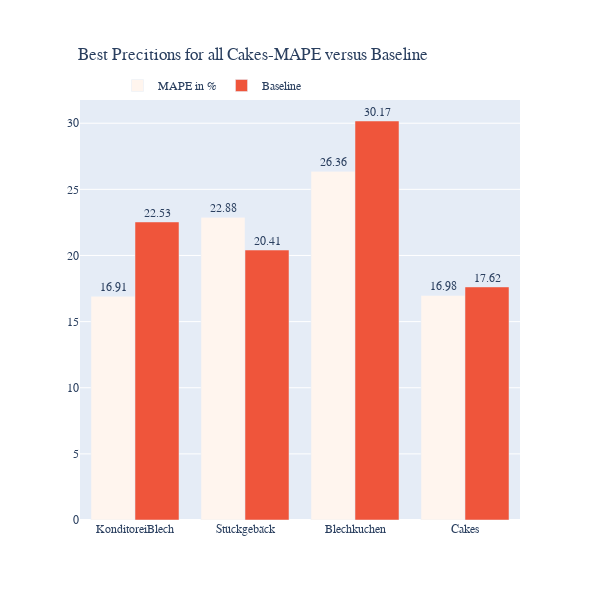

Notebook code for this chart:
### Code cell
colors = ['seashell',] * 5
colors[4] = 'crimson'

fig = go.Figure(data=[go.Bar(x=df_results_Cakes_OPT.query('Cake==1').Label,
                             y=df_results_Cakes_OPT.query('Cake==1').MAPE, marker_color=colors,
                             text=df_results_Cakes_OPT.query('Cake==1').MAPE, name='MAPE in %'
                            
             #color_discrete_sequence=px.colors.diverging.balance
            )])
fig.add_trace(go.Bar(x=df_results_Cakes_OPT.query('Cake==1').Label,
                             y=df_results_Cakes_OPT.query('Cake==1').Baseline,
                             text=df_results_Cakes_OPT.query('Cake==1').Baseline, name='Baseline'
                            
             #color_discrete_sequence=px.colors.diverging.balance
            ))

fig.update_layout(title_text='Best Precitions for all Cakes-MAPE versus Baseline', title_x=0.01)
fig.update_layout(legend=dict(
    yanchor="top",
    y=0.95,
    xanchor="left",
    x=0.1
))
fig.update_layout(title=dict(
    yanchor="top",
    y=0.92,
    xanchor="left",
    x=0.13))
fig.update_layout( # customize font and legend orientation & position
    font_family="Rockwell",
    legend=dict(
        title=None, orientation="h", y=1, yanchor="bottom", x=0.3, xanchor="center"
    )
)
fig.update_traces(texttemplate='%{text:.4s}', textposition='outside')
fig.update_layout(
    autosize=False,
    width=600,
    height=600,)
fig.show()

### Figure 1 — Plotly figure (JSON) as saved in the notebook; plotly's stock layout.template omitted (floating-point values rounded to 4 significant figures)
{"data": [{"marker": {"color": ["seashell", "seashell", "seashell", "seashell", "crimson"]}, "name": "MAPE in %", "text": [16.91, 22.88, 26.36, 16.98], "textposition": "outside", "texttemplate": "%{text:.4s}", "type": "bar", "x": ["KonditoreiBlech", "Stückgebäck", "Blechkuchen", "Cakes"], "y": [16.91, 22.88, 26.36, 16.98]}, {"name": "Baseline", "text": [22.53, 20.41, 30.17, 17.62], "textposition": "outside", "texttemplate": "%{text:.4s}", "type": "bar", "x": ["KonditoreiBlech", "Stückgebäck", "Blechkuchen", "Cakes"], "y": [22.53, 20.41, 30.17, 17.62]}], "layout": {"autosize": false, "font": {"family": "Rockwell"}, "height": 600, "legend": {"orientation": "h", "title": {}, "x": 0.3, "xanchor": "center", "y": 1, "yanchor": "bottom"}, "title": {"text": "Best Precitions for all Cakes-MAPE versus Baseline", "x": 0.13, "xanchor": "left", "y": 0.92, "yanchor": "top"}, "width": 600}}
